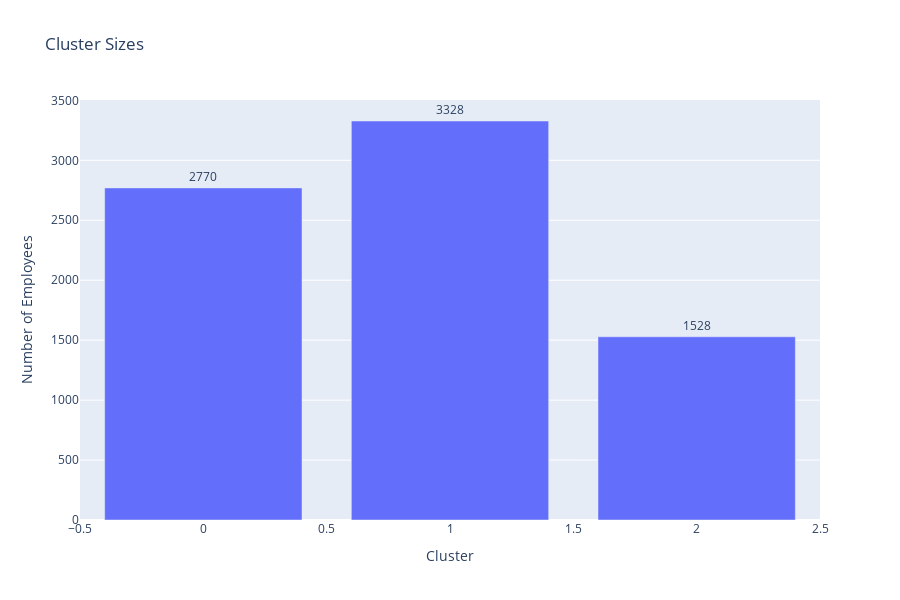

The notebook cell this image was saved under:
### Code cell
import plotly.express as px
cluster_sizes = df_analysis_clustered['Kmeans_seg'].value_counts().sort_index().reset_index()
cluster_sizes.columns = ['Cluster', 'Number of Employees']
fig = px.bar(cluster_sizes, x='Cluster', y='Number of Employees',
             labels={'Cluster': 'Cluster', 'Number of Employees': 'Number of Employees'},
             title='Cluster Sizes',
             text='Number of Employees',
             height=600)
fig.update_traces(textposition='outside')
fig.update_layout(xaxis_title='Cluster', yaxis_title='Number of Employees')
fig.show()

### Figure 1 — Plotly figure (JSON) as saved in the notebook; plotly's stock layout.template omitted (floating-point values rounded to 4 significant figures)
{"data": [{"hovertemplate": "Cluster=%{x}<br>Number of Employees=%{text}<extra></extra>", "legendgroup": "", "marker": {"color": "#636efa", "pattern": {"shape": ""}}, "name": "", "orientation": "v", "showlegend": false, "text": [2770.0, 3328.0, 1528.0], "textposition": "outside", "type": "bar", "x": [0, 1, 2], "xaxis": "x", "y": [2770, 3328, 1528], "yaxis": "y"}], "layout": {"barmode": "relative", "height": 600, "legend": {"tracegroupgap": 0}, "title": {"text": "Cluster Sizes"}, "xaxis": {"anchor": "y", "domain": [0, 1], "title": {"text": "Cluster"}}, "yaxis": {"anchor": "x", "domain": [0, 1], "title": {"text": "Number of Employees"}}}}
